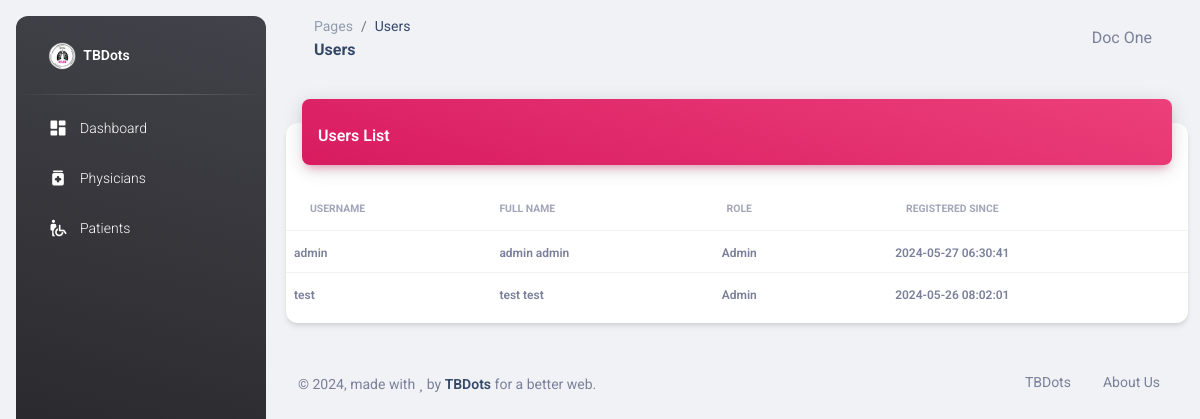
The app's page /users.php (signed in) with its own data.
### tables this page shows
CREATE TABLE IF NOT EXISTS `users` (
  `id` int NOT NULL AUTO_INCREMENT,
  `username` varchar(50) NOT NULL,
  `password` text NOT NULL,
  `first_name` text NOT NULL,
  `last_name` text NOT NULL,
  `role` int NOT NULL DEFAULT '0',
  `updated_at` timestamp NOT NULL DEFAULT CURRENT_TIMESTAMP,
  `created_at` timestamp NOT NULL DEFAULT CURRENT_TIMESTAMP ON UPDATE CURRENT_TIMESTAMP,
  PRIMARY KEY (`id`),
  KEY `FK_users_roles` (`role`),
  CONSTRAINT `FK_users_roles` FOREIGN KEY (`role`) REFERENCES `roles` (`id`) ON DELETE CASCADE ON UPDATE CASCADE
);

CREATE TABLE IF NOT EXISTS `roles` (
  `id` int NOT NULL AUTO_INCREMENT,
  `description` varchar(50) NOT NULL DEFAULT '0',
  `module` text NOT NULL,
  `updated_at` timestamp NULL DEFAULT CURRENT_TIMESTAMP ON UPDATE CURRENT_TIMESTAMP,
  `created_at` timestamp NULL DEFAULT CURRENT_TIMESTAMP,
  PRIMARY KEY (`id`)
);

### users.php (the view, shortened to what this page needs)
<?php
require_once "connection/db.php";
include_once('head.php');
$sql = "SELECT users.id, username, first_name, last_name, password, roles.module, roles.description, roles.id as role_id, users.created_at FROM users INNER JOIN roles ON users.role = roles.id WHERE users.role != 3 ORDER BY users.created_at DESC";
$users = $conn->query($sql);
?>
<body class="g-sidenav-show  bg-gray-200">
  <?php
    include_once('sidebar.php');
  ?>
  <main class="main-content position-relative max-height-vh-100 h-100 border-radius-lg ">
    <?php
      include_once('navbar.php');
    ?>
    <div class="container-fluid py-4">
      <div class="row">
        <div class="col-12">
          <div class="card my-4">
            <div class="card-header p-0 position-relative mt-n4 mx-3 z-index-2">
              <div class="bg-gradient-primary shadow-primary border-radius-lg pt-4 pb-3 d-flex justify-content-between align-items-center">
                <h6 class="text-white text-capitalize ps-3 mb-0">Users List</h6>
              </div>
            </div>
            <div class="card-body px-0 pb-2">
              <div class="table-responsive p-0">
                <table class="table align-items-center mb-0">
                  <thead>
                    <tr>
                      <th class="text-uppercase text-secondary text-xxs font-weight-bolder opacity-7">Username</th>
                      <th class="text-uppercase text-secondary text-xxs font-weight-bolder opacity-7 ps-2">Full name</th>
                      <th class="text-center text-uppercase text-secondary text-xxs font-weight-bolder opacity-7">Role</th>
                      <th class="text-center text-uppercase text-secondary text-xxs font-weight-bolder opacity-7">Registered Since</th>
                      <th class="text-secondary opacity-7"></th>
                    </tr>
                  </thead>
                  <tbody>
                    <?php
                        if ($users->num_rows > 0) {
                          while($row = $users->fetch_assoc()) {
                            echo "
                              <tr>
                                <td><span class='text-secondary text-xs font-weight-bold'>".$row["username"]."</span></td>
                                <td><span class='text-secondary text-xs font-weight-bold'>".$row["first_name"]. " ".$row["last_name"]."</span></td>
                                <td class='text-center'><span class='text-secondary text-xs font-weight-bold'>".$row["description"]."</span></td>
                                <td class='text-center'><span class='text-secondary text-xs font-weight-bold'>".$row["created_at"]."</span></td>
                                <td class='align-middle'>";
                            echo "
                              </td>
                              </tr>
                            ";
                          }
                        }
                    ?>
                  </tbody>
                </table>
              </div>
            </div>
          </div>
        </div>
      </div>
      <?php
        include_once('footer.php');
      ?>
    </div>
  </main>
</body>
</html>

### records on screen
users: username "admin", first_name "admin", last_name "admin", role.description "Admin", created_at "2024-05-27 06:30:41"
users: username "test", first_name "test", last_name "test", role.description "Admin", created_at "2024-05-26 08:02:01"

### other values on screen
str_replace('_', ' ', str_replace('.php', '', $current_page)) "Users"
$_SESSION['fullname'] "Doc One"
